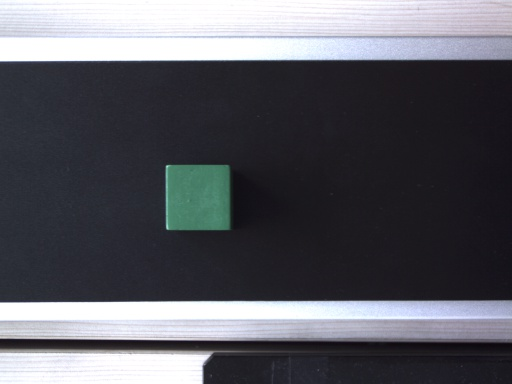
#> input picture DataSet/Green/2.jpg, 512 x 384 px
$ jupyter execute test.ipynb   (older library calls are emulated)
#> lines starting #> are read from the running program, lines starting #| are printed output that depends on the picture; after the words box and inside, x2 and y2 are one past the last pixel; in counts of white or black regions, pixels touching at a corner belong together; long printed decimals are rounded
[cell 1]
import cv2
import matplotlib.pyplot as plt
import numpy as np
import sys
from datetime import datetime

[cell 2]
image = cv2.imread('./DataSet/Green/2.jpg')
#> image is the input picture: shape (384, 512, 3); mean B, G, R 98.1, 91, 90.2

[cell 3]
plt.imshow(image)

[cell 4]
X=410
Y=265

[cell 5]
image.shape
#> Out = (384, 512, 3)

[cell 6]
class Detect:
    def __init__(self):
        self.Lower = np.array([
            [156, 43, 46], #red lower bound
            [26, 43, 46], #yellow lower bound
            [105, 100, 100], #blue lower bound
            [35, 43, 46] #green lower bound
        ])

        self.Upper = np.array([
            [179, 255, 255],  # red upper bound
            [34, 255, 255],  # yellow upper bound
            [120, 255, 255],  # blue upper bound
            [80, 255, 255]  # green upper bound
        ])

        self.classes = self.Lower.shape[0]
        self.mapping = {1: 'red', 2: 'yellow', 3: 'blue', 4: 'green'}
    def find_bbox(self, image, lower, upper):
        hsv_image = cv2.cvtColor(image, cv2.COLOR_BGR2HSV)

        mask = cv2.inRange(hsv_image, lower, upper)
        ret, binary = cv2.threshold(mask, 0, 255, cv2.THRESH_BINARY)
        kernel = np.ones((15, 15), np.uint8)
        dilation = cv2.dilate(binary, kernel, iterations=1)
        contours, hierarchy = cv2.findContours(dilation, cv2.RETR_EXTERNAL, cv2.CHAIN_APPROX_SIMPLE)

        if len(contours) > 0:
            boxes = [cv2.boundingRect(contour) for contour in contours]
            return np.array(boxes)
        else:
            return None

    def detect(self, image):
        result = np.empty(shape=[0, 5])

        for i in range(self.classes):
            lower = self.Lower[i]
            upper = self.Upper[i]

            bbox = self.find_bbox(image, lower, upper)
            if bbox is not None:
                for j in range(bbox.shape[0]):
                    temp = np.append(bbox[j], [i+1])
                    result = np.append(result, [temp], axis=0)
        if result.shape[0] != 0:
            # import ipdb; ipdb.set_trace()
            index = np.where(result[:, 2] == result[:, 2].max())[0][0]
            result_bbox = result[index]
            x, y, w, h, cls = result_bbox[:5]
            cv2.rectangle(image, (np.int(x), np.int(y)), (np.int(x + w), np.int(y + h)), (153, 153, 0), 2)
            cx = x + w // 2
            cy = y + h // 2
            return [cx,cy,w,h,cls] # return center coordinate & weight, height & class
        else:
            return None

[cell 7]
class Rectify:
    def __init__(self, output):
        self.v = 0 # initial_v = 0
        self.time = output[0] #str
        self.cx = float(output[1])
        self.cy = float(output[2])
        self.w = float(output[3])
        self.h = float(output[4])
    def show(self):
        print('cx=',self.cx)
        print('cy=',self.cy)
        print('w=',self.w)
        print('h=',self.h)
    def Get_real_loc(self,parameters):
        X_pixel = (parameters[1] - parameters[0])/image.shape[1]
        Y_pixel = (parameters[3] - parameters[2])/image.shape[0]
        Real_X = X_pixel*self.cx+parameters[0]
        Real_Y = Y_pixel*self.cy+parameters[2]
        Real_W = X_pixel*self.w
        Real_H = Y_pixel*self.h
        return [Real_X,Real_Y,Real_W,Real_H]
    def Compute_V(self):
        return self.v
    # Kalman Filter
    def KF(self):
        return self.v

[cell 8]
# param
left_x=10
right_x=50
up_y=10
bottom_y=50
print(image.shape)
#| (384, 512, 3)

[cell 9]
detection = Detect()
timeStamp = datetime.now().timestamp()
back = detection.detect(image)
#> the loop in detect, `for i in range(self.classes):` made 4 passes
#> bbox on pass 4: [[160, 157, 78, 81]]
#> in detect, `cv2.rectangle(image, (np.int(x), np.int(y)), (np.int(x + w), np.int(y ..`:
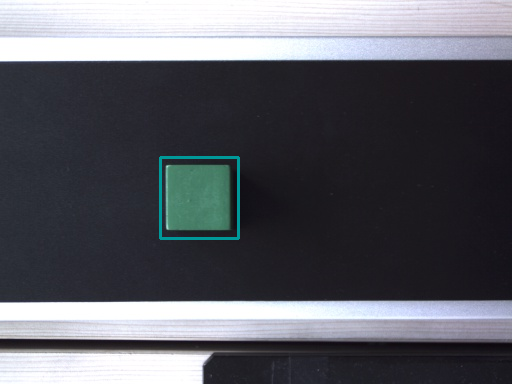
#> image: shape (384, 512, 3); 0.48% of pixels changed, all inside (x1, y1, x2, y2) = (159, 156, 240, 240)
#> back = [199, 197, 78, 81, 4]
if back != None:
    x, y, w, h, cls = back
#> x = 199; y = 197; w = 78; h = 81; cls = 4
    outputlist = [timeStamp, x, y, w, h, detection.mapping[cls]]
#> outputlist = [1.8e+09, 199, 197, 78, 81, 'green']
    outputstr = " ".join(list(map(lambda x: str(x), outputlist)))
    print(outputstr)
#| 1795151008.310 199.0 197.0 78.0 81.0 green
else:
    print("no block found!\n")

Rec = Rectify(outputlist)
#> in __init__, `self.time = output[0]`: self.time = 1.8e+09
#> in __init__, `self.cx = float(output[1])`: self.cx = 199
#> in __init__, `self.cy = float(output[2])`: self.cy = 197
#> in __init__, `self.w = float(output[3])`: self.w = 78
#> in __init__, `self.h = float(output[4])`: self.h = 81
parameters=left_x, right_x, up_y, bottom_y
loc = Rec.Get_real_loc(parameters)
#> in Get_real_loc, `Real_X = X_pixel*self.cx+parameters[0]`: Real_X = 25.55
#> in Get_real_loc, `Real_Y = Y_pixel*self.cy+parameters[2]`: Real_Y = 30.52
#> in Get_real_loc, `Real_W = X_pixel*self.w`: Real_W = 6.09
#> in Get_real_loc, `Real_H = Y_pixel*self.h`: Real_H = 8.44
#> loc = [25.55, 30.52, 6.09, 8.44]
print("木块真实位置：",loc)
#| 木块真实位置： [25.547, 30.521, 6.094, 8.4375]


$ run again, with DataSet/Green/1.jpg copied over DataSet/Green/2.jpg
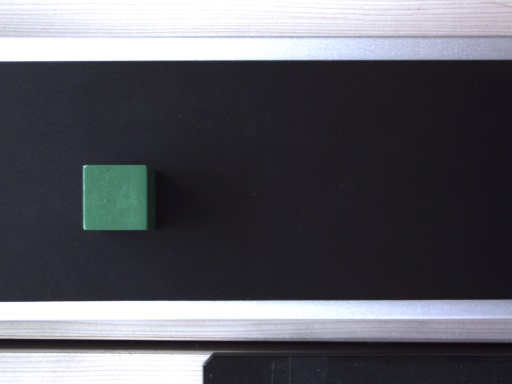
#> input picture DataSet/Green/1.jpg, 512 x 384 px
#> image is the input picture: shape (384, 512, 3); mean B, G, R 98, 91, 90.3
#| (384, 512, 3)
#> the loop in detect, `for i in range(self.classes):` made 4 passes
#> bbox on pass 4: [[77, 157, 78, 80]]
#> in detect, `cv2.rectangle(image, (np.int(x), np.int(y)), (np.int(x + w), np.int(y ..`:
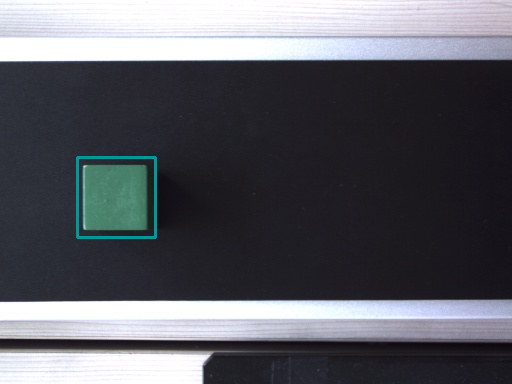
#> image: shape (384, 512, 3); 0.48% of pixels changed, all inside (x1, y1, x2, y2) = (76, 156, 157, 239)
#> back = [116, 197, 78, 80, 4]
#> x = 116; y = 197; w = 78; h = 80; cls = 4
#> outputlist = [1.8e+09, 116, 197, 78, 80, 'green']
#| 1795151008.698 116.0 197.0 78.0 80.0 green
#> self.time = 1.8e+09
#> self.cx = 116
#> self.cy = 197
#> self.w = 78
#> self.h = 80
#> Real_X = 19.06
#> Real_Y = 30.52
#> Real_W = 6.09
#> Real_H = 8.33
#> loc = [19.06, 30.52, 6.09, 8.33]
#| 木块真实位置： [19.0625, 30.521, 6.094, 8.333]

$ run again, with DataSet/Green/3.jpg copied over DataSet/Green/2.jpg
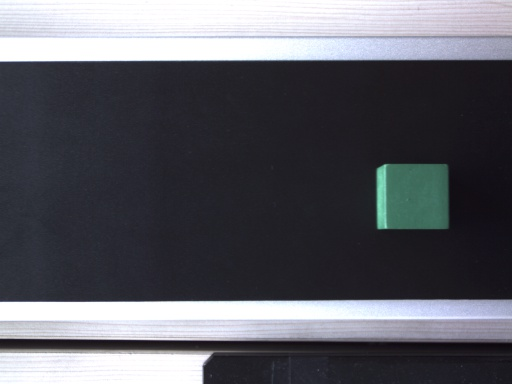
#> input picture DataSet/Green/3.jpg, 512 x 384 px
#> image is the input picture: shape (384, 512, 3); mean B, G, R 99.8, 92.5, 91.6
#| (384, 512, 3)
#> the loop in detect, `for i in range(self.classes):` made 4 passes
#> bbox on pass 4: [[369, 156, 86, 81]]
#> in detect, `cv2.rectangle(image, (np.int(x), np.int(y)), (np.int(x + w), np.int(y ..`:
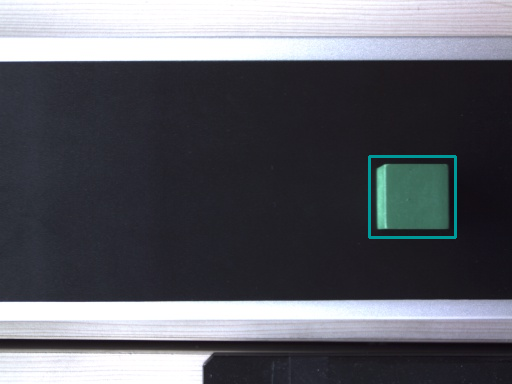
#> image: shape (384, 512, 3); 0.51% of pixels changed, all inside (x1, y1, x2, y2) = (368, 155, 457, 239)
#> back = [412, 196, 86, 81, 4]
#> x = 412; y = 196; w = 86; h = 81; cls = 4
#> outputlist = [1.8e+09, 412, 196, 86, 81, 'green']
#| 1795151008.892 412.0 196.0 86.0 81.0 green
#> self.time = 1.8e+09
#> self.cx = 412
#> self.cy = 196
#> self.w = 86
#> self.h = 81
#> Real_X = 42.19
#> Real_Y = 30.42
#> Real_W = 6.72
#> Real_H = 8.44
#> loc = [42.19, 30.42, 6.72, 8.44]
#| 木块真实位置： [42.1875, 30.417, 6.719, 8.4375]
